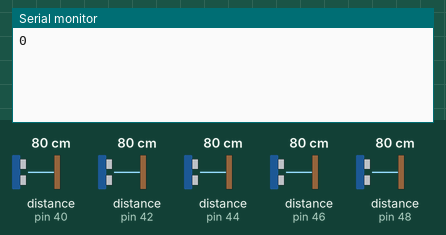
Simulated run of this sketch. Board: Arduino Mega 2560, built with avr-gcc and run on an emulated ATmega2560. Shown: the last lines printed to the serial monitor. The test bench sets the inputs (shaded band); at power-on: distance to the obstacle (sensors on pin 40, pin 42, pin 44, pin 46, pin 48) 80 cm.

Above: at 1.2 s.
1.3 s: distance to the obstacle (sensor on pin 40) set to 2 cm
At 1.3 s:
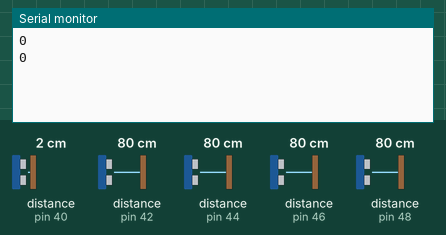
2.8 s: distance to the obstacle (sensor on pin 40) set to 4 cm
At 3.8 s:
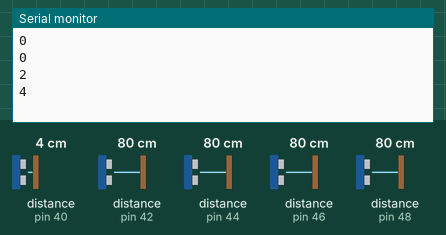
Timing chart, 0 to 5.8 s (numbered marks = the images above; inputs shaded):
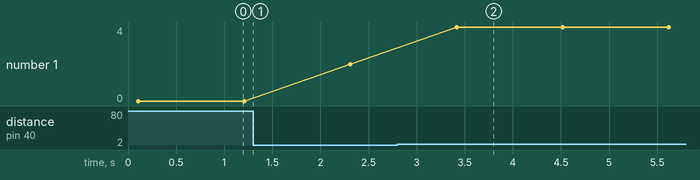

The sketch:

optic_test.ino
```cpp
#include <NewPing.h>


#include <SoftwareSerial.h>


NewPing Sensor_LV(41, 40, 20), Sensor_RV(45, 44, 20), Sensor_C(43, 42, 20), Sensor_LS(47, 46, 20), Sensor_RS(49, 48, 20);
int dist_left, dist_right, dist_center, dist_LeftSide, dist_RightSide;

SoftwareSerial bluetooth(10, 11);


void setup() {//initialiseer in auto mode
	Serial.begin(9600);
	bluetooth.begin(9600);
}

void loop() {
	getDistance();
	bluetooth.println(dist_center);
	Serial.println(dist_left);
	delay(1000);
}


void getDistance() { //deze code bepaald de afstanden die iedere sensor meet.

	dist_center = Sensor_C.ping_cm();
  delay(5);
	dist_left = Sensor_LV.ping_cm();
  delay(5);
	dist_right = Sensor_RV.ping_cm();
 delay(5);
	dist_LeftSide = Sensor_LS.ping_cm();
	delay(5);
	dist_RightSide = Sensor_RS.ping_cm();
 delay(5);
	for (size_t i = 0; i < 2; i++)
	{

		dist_center += Sensor_C.ping_cm();
    delay(5);
		dist_left += Sensor_LV.ping_cm();
   delay(5);
		dist_right += Sensor_RV.ping_cm();
    delay(5);
		dist_LeftSide += Sensor_LS.ping_cm();
   delay(5);
		dist_RightSide += Sensor_RS.ping_cm();

		dist_center = dist_center / 2;
		dist_left = dist_left / 2;
		dist_right = dist_right / 2;
		dist_LeftSide = dist_LeftSide / 2;
		dist_RightSide = dist_RightSide / 2;
		delay(5);
	}


}
```

Measured:
- after the input at 2.8 s, the serial monitor: prints a new line after 0.61 s (image 2)
- plotted number 1: 0 → 2 after the input at 1.3 s, 2 → 4 after the input at 2.8 s
